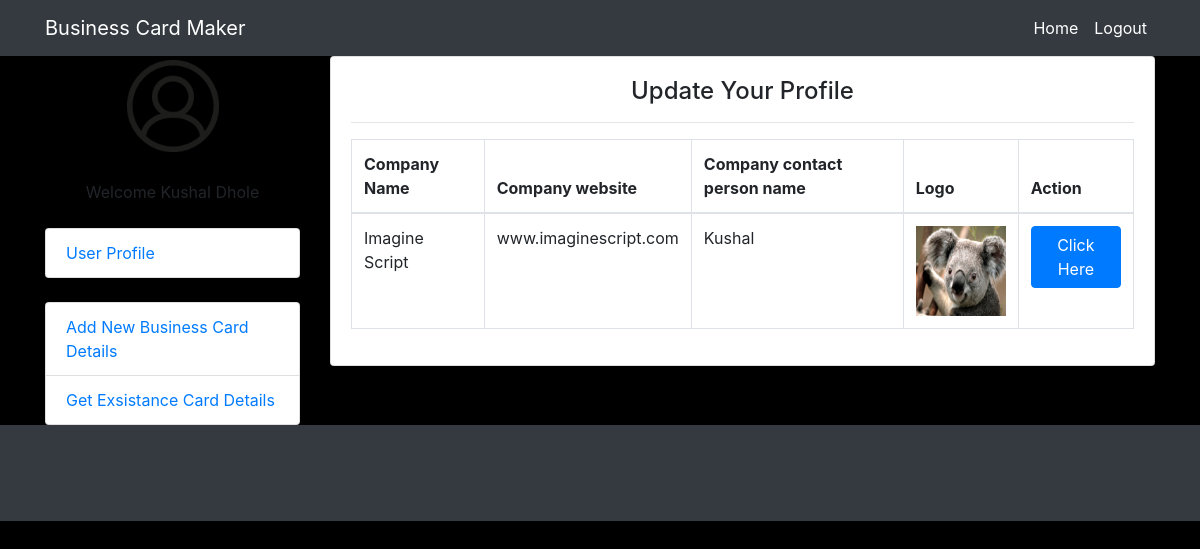
/Get-Exsistance-Card-Details.php (signed in), run on the app's committed database.
### tables this page shows
CREATE TABLE IF NOT EXISTS `card_details` (
  `ID` int(111) NOT NULL AUTO_INCREMENT,
  `user_id` varchar(999) NOT NULL,
  `Company_name` varchar(999) NOT NULL,
  `Company_website` varchar(999) NOT NULL,
  `Company_address` varchar(999) NOT NULL,
  `Company_services` varchar(999) NOT NULL,
  `Company_logo` varchar(999) NOT NULL,
  `Company_contact_person_name` varchar(999) NOT NULL,
  `Company_contact_person_designation` varchar(999) NOT NULL,
  `Company_contact_person_contact` varchar(999) NOT NULL,
  `Company_contact_person_emailid` varchar(999) NOT NULL,
  PRIMARY KEY (`ID`)
);

### Get-Exsistance-Card-Details.php (the view, shortened to what this page needs)
<!DOCTYPE html>
<html lang="en">
<head>
  <link href="vendor/bootstrap/css/bootstrap.min.css" rel="stylesheet">
  <link href="css/shop-homepage.css" rel="stylesheet">
</head>
<body style="    background-color: black;">
 <?php include "Includes/header.php"; ?>
      <div class="col-lg-9">
        <div class="row">
          <div class="col-lg-12">
            <div class="card h-100">
              <div class="card-body">
                <center><h4 class="card-title">
                Update Your Profile
                </h4></center><hr>
<table class="table table-bordered">
    <thead>
      <tr>
        <th>Company Name</th>
        <th>Company website</th>
        <th>Company contact person name</th>
        <th>Logo</th>
        <th>Action</th>
      </tr>
    </thead>
       <tbody>
<?php
$userid=$_SESSION['userid'];
$sql="select * from card_details where user_id='$userid'";
$execute_query=mysql_query($sql);
while($row=mysql_fetch_array($execute_query)){
?>
      <tr>
        <td><?php echo $row['Company_name']; ?></td>
        <td><?php echo $row['Company_website']; ?></td>
        <td><?php echo $row['Company_contact_person_name']; ?></td>
         <td><img src="images/logo/<?php echo $row['Company_logo']; ?>" style="height:90px; width:90px;"></td>
        <td><a href="design1.php?id=<?php echo $row['ID']; ?>" class="btn btn-primary">Click Here</a></td>
      </tr>
     <?php } ?>
    </tbody>
  </table>
              </div>
            </div>
          </div>
        </div>
      </div>
    </div>
  </div>
  <footer class="py-5 bg-dark">
  </footer>
</body>
</html>

### css/shop-homepage.css (style rules this page uses)
body { padding-top: 56px; }

### data on the page
card_details: Company_name "Imagine Script", Company_website "www.imaginescript.com", Company_contact_person_name "Kushal", Company_logo (picture)

### other printed values
$_SESSION['username'] "Kushal Dhole"
